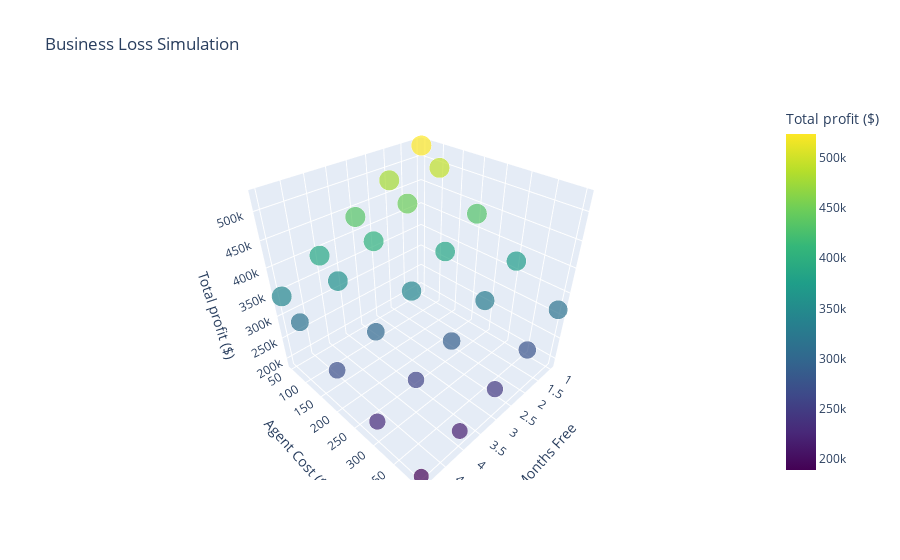

Notebook source saved alongside this figure:
### Code cell
import plotly.express as px

fig = px.scatter_3d(
    results,
    x="months_free",
    y="agent_cost",
    z="profit",
    color="profit",
    size="coverage_%",
    color_continuous_scale="Viridis",
    title="Business Profit Simulation",
    labels={
        "months_free": "Months Free",
        "agent_cost": "Agent Cost ($)",
        "profit": "Total profit ($)",
        "coverage_%": "Coverage (%)"
    }
)

fig.show()

### Figure 1 — Plotly figure (JSON) as saved in the notebook; plotly's stock layout.template omitted (floating-point values rounded to 4 significant figures)
{"data": [{"hovertemplate": "Months Free=%{x}<br>Agent Cost ($)=%{y}<br>Total profit ($)=%{marker.color}<br>Coverage (%)=%{marker.size}<extra></extra>", "legendgroup": "", "marker": {"color": [523300.0, 492500.0, 431400.0, 371800.0, 315000.0, 478300.0, 447600.0, 386700.0, 328400.0, 275800.0, 433300.0, 402600.0, 342500.0, 288200.0, 245500.0, 388300.0, 357800.0, 301200.0, 257700.0, 216800.0, 343400.0, 314900.0, 270700.0, 228600.0, 189400.0], "coloraxis": "coloraxis", "size": [26.54, 26.41, 26.15, 25.08, 23.44, 26.54, 26.32, 25.72, 24.22, 20.22, 26.54, 26.28, 25.03, 20.6, 17.59, 26.32, 26.06, 20.9, 18.06, 16.82, 26.06, 21.38, 18.58, 17.51, 15.01], "sizemode": "area", "sizeref": 0.06634, "symbol": "circle"}, "mode": "markers", "name": "", "scene": "scene", "showlegend": false, "type": "scatter3d", "x": [1, 1, 1, 1, 1, 2, 2, 2, 2, 2, 3, 3, 3, 3, 3, 4, 4, 4, 4, 4, 5, 5, 5, 5, 5], "y": [50, 100, 200, 300, 400, 50, 100, 200, 300, 400, 50, 100, 200, 300, 400, 50, 100, 200, 300, 400, 50, 100, 200, 300, 400], "z": [523300.0, 492500.0, 431400.0, 371800.0, 315000.0, 478300.0, 447600.0, 386700.0, 328400.0, 275800.0, 433300.0, 402600.0, 342500.0, 288200.0, 245500.0, 388300.0, 357800.0, 301200.0, 257700.0, 216800.0, 343400.0, 314900.0, 270700.0, 228600.0, 189400.0]}], "layout": {"coloraxis": {"colorbar": {"title": {"text": "Total profit ($)"}}, "colorscale": [[0, "#440154"], [0.1111, "#482878"], [0.2222, "#3e4989"], [0.3333, "#31688e"], [0.4444, "#26828e"], [0.5556, "#1f9e89"], [0.6667, "#35b779"], [0.7778, "#6ece58"], [0.8889, "#b5de2b"], [1, "#fde725"]]}, "legend": {"itemsizing": "constant", "tracegroupgap": 0}, "scene": {"domain": {"x": [0, 1], "y": [0, 1]}, "xaxis": {"title": {"text": "Months Free"}}, "yaxis": {"title": {"text": "Agent Cost ($)"}}, "zaxis": {"title": {"text": "Total profit ($)"}}}, "title": {"text": "Business Loss Simulation"}}}
